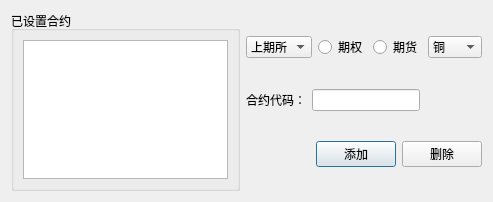
<?xml version="1.0" encoding="UTF-8"?>
<ui version="4.0">
 <class>setting_addconract</class>
 <widget class="QDialog" name="setting_addconract">
  <property name="geometry">
   <rect>
    <x>0</x>
    <y>0</y>
    <width>493</width>
    <height>202</height>
   </rect>
  </property>
  <property name="windowTitle">
   <string>合约管理</string>
  </property>
  <layout class="QHBoxLayout" name="horizontalLayout_4">
   <item>
    <widget class="QGroupBox" name="groupBox">
     <property name="title">
      <string>已设置合约</string>
     </property>
     <layout class="QVBoxLayout" name="verticalLayout_2">
      <item>
       <widget class="QTableView" name="tableView"/>
      </item>
     </layout>
    </widget>
   </item>
   <item>
    <layout class="QVBoxLayout" name="verticalLayout">
     <item>
      <layout class="QHBoxLayout" name="horizontalLayout">
       <item>
        <widget class="QComboBox" name="comboBox">
         <item>
          <property name="text">
           <string>上期所</string>
          </property>
         </item>
         <item>
          <property name="text">
           <string>郑商所</string>
          </property>
         </item>
         <item>
          <property name="text">
           <string>大商所</string>
          </property>
         </item>
         <item>
          <property name="text">
           <string>中金所</string>
          </property>
         </item>
         <item>
          <property name="text">
           <string>能交所</string>
          </property>
         </item>
        </widget>
       </item>
       <item>
        <widget class="QRadioButton" name="radioButton">
         <property name="text">
          <string>期权</string>
         </property>
        </widget>
       </item>
       <item>
        <widget class="QRadioButton" name="radioButton_2">
         <property name="text">
          <string>期货</string>
         </property>
        </widget>
       </item>
       <item>
        <widget class="QComboBox" name="comboBox_2">
         <item>
          <property name="text">
           <string>铜</string>
          </property>
         </item>
         <item>
          <property name="text">
           <string>锡</string>
          </property>
         </item>
         <item>
          <property name="text">
           <string>铅</string>
          </property>
         </item>
         <item>
          <property name="text">
           <string>锌</string>
          </property>
         </item>
         <item>
          <property name="text">
           <string>金</string>
          </property>
         </item>
         <item>
          <property name="text">
           <string>银</string>
          </property>
         </item>
         <item>
          <property name="text">
           <string>铁矿</string>
          </property>
         </item>
         <item>
          <property name="text">
           <string>螺纹</string>
          </property>
         </item>
         <item>
          <property name="text">
           <string>热卷</string>
          </property>
         </item>
         <item>
          <property name="text">
           <string>线材</string>
          </property>
         </item>
        </widget>
       </item>
       <item>
        <spacer name="horizontalSpacer">
         <property name="orientation">
          <enum>Qt::Horizontal</enum>
         </property>
         <property name="sizeHint" stdset="0">
          <size>
           <width>40</width>
           <height>20</height>
          </size>
         </property>
        </spacer>
       </item>
      </layout>
     </item>
     <item>
      <layout class="QHBoxLayout" name="horizontalLayout_2">
       <item>
        <widget class="QLabel" name="label">
         <property name="text">
          <string>合约代码：</string>
         </property>
        </widget>
       </item>
       <item>
        <widget class="QLineEdit" name="lineEdit"/>
       </item>
       <item>
        <spacer name="horizontalSpacer_2">
         <property name="orientation">
          <enum>Qt::Horizontal</enum>
         </property>
         <property name="sizeHint" stdset="0">
          <size>
           <width>40</width>
           <height>20</height>
          </size>
         </property>
        </spacer>
       </item>
      </layout>
     </item>
     <item>
      <layout class="QHBoxLayout" name="horizontalLayout_3">
       <item>
        <spacer name="horizontalSpacer_3">
         <property name="orientation">
          <enum>Qt::Horizontal</enum>
         </property>
         <property name="sizeHint" stdset="0">
          <size>
           <width>40</width>
           <height>20</height>
          </size>
         </property>
        </spacer>
       </item>
       <item>
        <widget class="QPushButton" name="pushButton">
         <property name="text">
          <string>添加</string>
         </property>
        </widget>
       </item>
       <item>
        <widget class="QPushButton" name="pushButton_2">
         <property name="text">
          <string>删除</string>
         </property>
        </widget>
       </item>
      </layout>
     </item>
    </layout>
   </item>
  </layout>
 </widget>
 <resources/>
 <connections/>
</ui>
